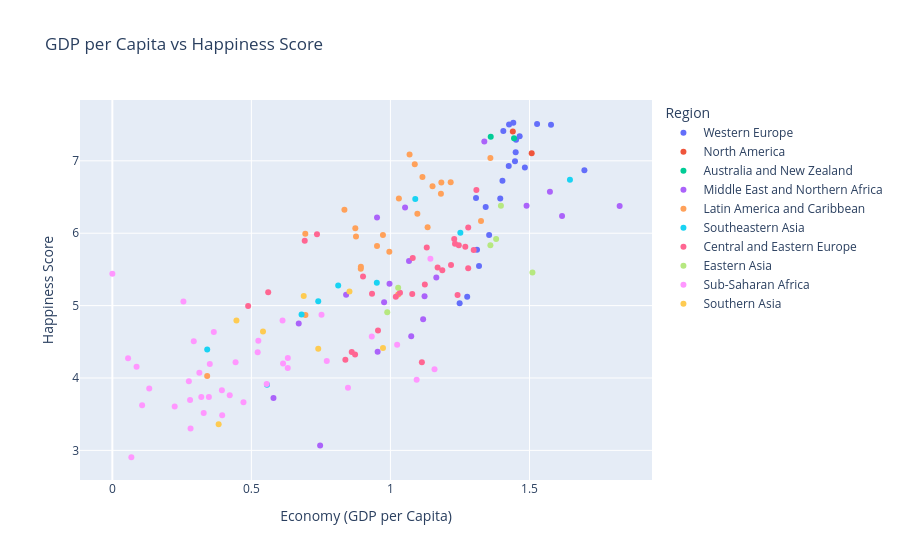

Notebook source saved alongside this figure:
### Code cell
fig2 = px.scatter(
    df,
    x="Economy (GDP per Capita)",
    y="Happiness Score",
    color="Region",
    hover_name="Country",
    title="GDP per Capita vs Happiness Score"
)

fig2.show()

### Figure 1 — Plotly figure (JSON) as saved in the notebook; plotly's stock layout.template omitted (floating-point values rounded to 4 significant figures)
{"data": [{"hovertemplate": "<b>%{hovertext}</b><br><br>Region=Western Europe<br>Economy (GDP per Capita)=%{x}<br>Happiness Score=%{y}<extra></extra>", "hovertext": ["Denmark", "Switzerland", "Iceland", "Norway", "Finland", "Netherlands", "Sweden", "Austria", "Germany", "Belgium", "Ireland", "Luxembourg", "United Kingdom", "Malta", "France", "Spain", "Italy", "North Cyprus", "Cyprus", "Portugal", "Greece"], "legendgroup": "Western Europe", "marker": {"color": "#636efa", "symbol": "circle"}, "mode": "markers", "name": "Western Europe", "orientation": "v", "showlegend": true, "type": "scatter", "x": [1.442, 1.527, 1.427, 1.577, 1.406, 1.465, 1.452, 1.45, 1.448, 1.425, 1.483, 1.698, 1.403, 1.308, 1.395, 1.343, 1.355, 1.311, 1.319, 1.276, 1.249], "xaxis": "x", "y": [7.526, 7.509, 7.501, 7.498, 7.413, 7.339, 7.291, 7.119, 6.994, 6.929, 6.907, 6.871, 6.725, 6.488, 6.478, 6.361, 5.977, 5.771, 5.546, 5.123, 5.033], "yaxis": "y"}, {"hovertemplate": "<b>%{hovertext}</b><br><br>Region=North America<br>Economy (GDP per Capita)=%{x}<br>Happiness Score=%{y}<extra></extra>", "hovertext": ["Canada", "United States"], "legendgroup": "North America", "marker": {"color": "#EF553B", "symbol": "circle"}, "mode": "markers", "name": "North America", "orientation": "v", "showlegend": true, "type": "scatter", "x": [1.44, 1.508], "xaxis": "x", "y": [7.404, 7.104], "yaxis": "y"}, {"hovertemplate": "<b>%{hovertext}</b><br><br>Region=Australia and New Zealand<br>Economy (GDP per Capita)=%{x}<br>Happiness Score=%{y}<extra></extra>", "hovertext": ["New Zealand", "Australia"], "legendgroup": "Australia and New Zealand", "marker": {"color": "#00cc96", "symbol": "circle"}, "mode": "markers", "name": "Australia and New Zealand", "orientation": "v", "showlegend": true, "type": "scatter", "x": [1.361, 1.444], "xaxis": "x", "y": [7.334, 7.313], "yaxis": "y"}, {"hovertemplate": "<b>%{hovertext}</b><br><br>Region=Middle East and Northern Africa<br>Economy (GDP per Capita)=%{x}<br>Happiness Score=%{y}<extra></extra>", "hovertext": ["Israel", "United Arab Emirates", "Saudi Arabia", "Qatar", "Algeria", "Kuwait", "Bahrain", "Libya", "Turkey", "Jordan", "Morocco", "Lebanon", "Tunisia", "Iran", "Palestinian Territories", "Iraq", "Egypt", "Yemen", "Syria"], "legendgroup": "Middle East and Northern Africa", "marker": {"color": "#ab63fa", "symbol": "circle"}, "mode": "markers", "name": "Middle East and Northern Africa", "orientation": "v", "showlegend": true, "type": "scatter", "x": [1.338, 1.574, 1.49, 1.824, 1.053, 1.617, 0.9518, 1.067, 1.165, 0.9967, 0.8406, 1.123, 0.9772, 1.118, 0.6702, 1.075, 0.9539, 0.5794, 0.7472], "xaxis": "x", "y": [7.267, 6.573, 6.379, 6.375, 6.355, 6.239, 6.218, 5.615, 5.389, 5.303, 5.151, 5.129, 5.045, 4.813, 4.754, 4.575, 4.362, 3.724, 3.069], "yaxis": "y"}, {"hovertemplate": "<b>%{hovertext}</b><br><br>Region=Latin America and Caribbean<br>Economy (GDP per Capita)=%{x}<br>Happiness Score=%{y}<extra></extra>", "hovertext": ["Costa Rica", "Puerto Rico", "Brazil", "Mexico", "Chile", "Panama", "Argentina", "Uruguay", "Colombia", "Guatemala", "Suriname", "Trinidad and Tobago", "Venezuela", "El Salvador", "Nicaragua", "Ecuador", "Belize", "Bolivia", "Peru", "Paraguay", "Jamaica", "Dominican Republic", "Honduras", "Haiti"], "legendgroup": "Latin America and Caribbean", "marker": {"color": "#FFA15A", "symbol": "circle"}, "mode": "markers", "name": "Latin America and Caribbean", "orientation": "v", "showlegend": true, "type": "scatter", "x": [1.069, 1.359, 1.088, 1.115, 1.217, 1.183, 1.151, 1.182, 1.03, 0.8345, 1.097, 1.326, 1.134, 0.8737, 0.6938, 0.9731, 0.8762, 0.9518, 0.996, 0.8937, 0.8933, 1.028, 0.6943, 0.341], "xaxis": "x", "y": [7.087, 7.039, 6.952, 6.778, 6.705, 6.701, 6.65, 6.545, 6.481, 6.324, 6.269, 6.168, 6.084, 6.068, 5.992, 5.976, 5.956, 5.822, 5.743, 5.538, 5.51, 5.155, 4.871, 4.028], "yaxis": "y"}, {"hovertemplate": "<b>%{hovertext}</b><br><br>Region=Southeastern Asia<br>Economy (GDP per Capita)=%{x}<br>Happiness Score=%{y}<extra></extra>", "hovertext": ["Singapore", "Thailand", "Malaysia", "Indonesia", "Philippines", "Vietnam", "Laos", "Myanmar", "Cambodia"], "legendgroup": "Southeastern Asia", "marker": {"color": "#19d3f3", "symbol": "circle"}, "mode": "markers", "name": "Southeastern Asia", "orientation": "v", "showlegend": true, "type": "scatter", "x": [1.646, 1.089, 1.251, 0.951, 0.8122, 0.7404, 0.6804, 0.3411, 0.556], "xaxis": "x", "y": [6.739, 6.474, 6.005, 5.314, 5.279, 5.061, 4.876, 4.395, 3.907], "yaxis": "y"}, {"hovertemplate": "<b>%{hovertext}</b><br><br>Region=Central and Eastern Europe<br>Economy (GDP per Capita)=%{x}<br>Happiness Score=%{y}<extra></extra>", "hovertext": ["Czech Republic", "Slovakia", "Uzbekistan", "Kazakhstan", "Moldova", "Russia", "Poland", "Lithuania", "Belarus", "Slovenia", "Turkmenistan", "Latvia", "Romania", "Estonia", "Croatia", "Kosovo", "Azerbaijan", "Kyrgyzstan", "Serbia", "Bosnia and Herzegovina", "Montenegro", "Hungary", "Macedonia", "Tajikistan", "Albania", "Armenia", "Ukraine", "Georgia", "Bulgaria"], "legendgroup": "Central and Eastern Europe", "marker": {"color": "#FF6692", "symbol": "circle"}, "mode": "markers", "name": "Central and Eastern Europe", "orientation": "v", "showlegend": true, "type": "scatter", "x": [1.309, 1.28, 0.7359, 1.229, 0.6918, 1.232, 1.246, 1.269, 1.131, 1.299, 1.08, 1.218, 1.17, 1.28, 1.186, 0.9014, 1.124, 0.5604, 1.034, 0.9338, 1.078, 1.241, 1.019, 0.4884, 0.9553, 0.8609, 0.8729, 0.8379, 1.113], "xaxis": "x", "y": [6.596, 6.078, 5.987, 5.919, 5.897, 5.856, 5.835, 5.813, 5.802, 5.768, 5.658, 5.56, 5.528, 5.517, 5.488, 5.401, 5.291, 5.185, 5.177, 5.163, 5.161, 5.145, 5.121, 4.996, 4.655, 4.36, 4.324, 4.252, 4.217], "yaxis": "y"}, {"hovertemplate": "<b>%{hovertext}</b><br><br>Region=Eastern Asia<br>Economy (GDP per Capita)=%{x}<br>Happiness Score=%{y}<extra></extra>", "hovertext": ["Taiwan", "Japan", "South Korea", "Hong Kong", "China", "Mongolia"], "legendgroup": "Eastern Asia", "marker": {"color": "#B6E880", "symbol": "circle"}, "mode": "markers", "name": "Eastern Asia", "orientation": "v", "showlegend": true, "type": "scatter", "x": [1.397, 1.38, 1.359, 1.511, 1.028, 0.9885], "xaxis": "x", "y": [6.379, 5.921, 5.835, 5.458, 5.245, 4.907], "yaxis": "y"}, {"hovertemplate": "<b>%{hovertext}</b><br><br>Region=Sub-Saharan Africa<br>Economy (GDP per Capita)=%{x}<br>Happiness Score=%{y}<extra></extra>", "hovertext": ["Mauritius", "Somalia", "Somaliland Region", "Nigeria", "Zambia", "Sierra Leone", "Namibia", "Cameroon", "Ethiopia", "South Africa", "Kenya", "Ghana", "Congo (Kinshasa)", "Congo (Brazzaville)", "Senegal", "Mauritania", "Zimbabwe", "Malawi", "Sudan", "Gabon", "Mali", "Botswana", "Comoros", "Ivory Coast", "Angola", "Niger", "South Sudan", "Chad", "Burkina Faso", "Uganda", "Madagascar", "Tanzania", "Liberia", "Guinea", "Rwanda", "Benin", "Togo", "Burundi"], "legendgroup": "Sub-Saharan Africa", "marker": {"color": "#FF97FF", "symbol": "circle"}, "mode": "markers", "name": "Sub-Saharan Africa", "orientation": "v", "showlegend": true, "type": "scatter", "x": [1.144, 0, 0.2556, 0.7522, 0.612, 0.3649, 0.9329, 0.525, 0.2928, 1.024, 0.5227, 0.6311, 0.05661, 0.7711, 0.4431, 0.6139, 0.3504, 0.08709, 0.6307, 1.159, 0.3129, 1.094, 0.2751, 0.5551, 0.8473, 0.1327, 0.3939, 0.4221, 0.32, 0.3472, 0.2795, 0.4716, 0.1071, 0.2241, 0.3285, 0.395, 0.2812, 0.06831], "xaxis": "x", "y": [5.648, 5.44, 5.057, 4.875, 4.795, 4.635, 4.574, 4.513, 4.508, 4.459, 4.356, 4.276, 4.272, 4.236, 4.219, 4.201, 4.193, 4.156, 4.139, 4.121, 4.073, 3.974, 3.956, 3.916, 3.866, 3.856, 3.832, 3.763, 3.739, 3.739, 3.695, 3.666, 3.622, 3.607, 3.515, 3.484, 3.303, 2.905], "yaxis": "y"}, {"hovertemplate": "<b>%{hovertext}</b><br><br>Region=Southern Asia<br>Economy (GDP per Capita)=%{x}<br>Happiness Score=%{y}<extra></extra>", "hovertext": ["Bhutan", "Pakistan", "Nepal", "Bangladesh", "Sri Lanka", "India", "Afghanistan"], "legendgroup": "Southern Asia", "marker": {"color": "#FECB52", "symbol": "circle"}, "mode": "markers", "name": "Southern Asia", "orientation": "v", "showlegend": true, "type": "scatter", "x": [0.8527, 0.6882, 0.4463, 0.5418, 0.9732, 0.7404, 0.3823], "xaxis": "x", "y": [5.196, 5.132, 4.793, 4.643, 4.415, 4.404, 3.36], "yaxis": "y"}], "layout": {"legend": {"title": {"text": "Region"}, "tracegroupgap": 0}, "title": {"text": "GDP per Capita vs Happiness Score"}, "xaxis": {"anchor": "y", "domain": [0, 1], "title": {"text": "Economy (GDP per Capita)"}}, "yaxis": {"anchor": "x", "domain": [0, 1], "title": {"text": "Happiness Score"}}}}
